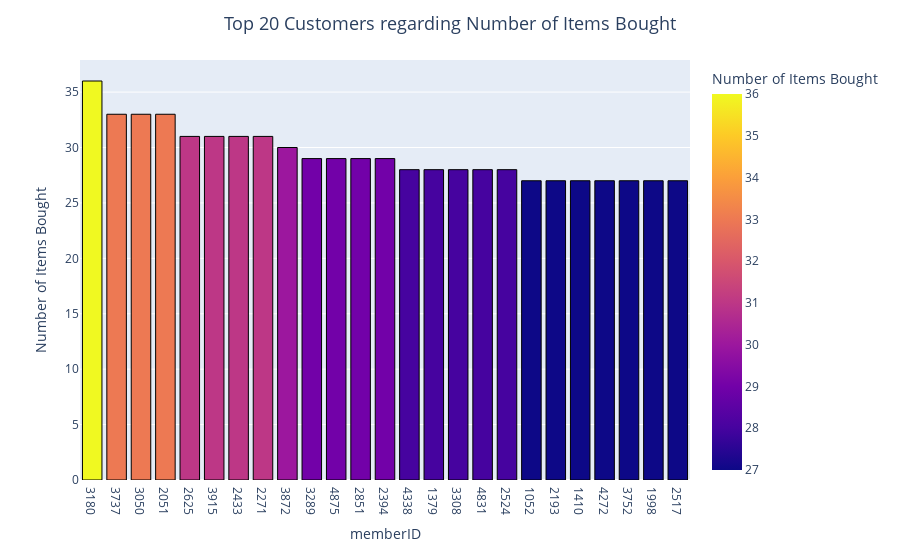

This figure's notebook cell:
### Markdown cell above
milk, vegetables, buns are highest sold

### Code cell
user_item = data.groupby(pd.Grouper(key='memberID')).size().reset_index(name='count') \
    .sort_values(by='count', ascending=False)
fig = px.bar(user_item.head(25), x='memberID', y='count',
             labels={'y': 'Number of Sales',
                     'count': 'Number of Items Bought'},
             color='count')
fig.update_layout(title_text='Top 20 Customers regarding Number of Items Bought',
                  title_x=0.5, title_font=dict(size=18))
fig.update_traces(marker=dict(line=dict(color='#000000', width=1)))
fig.show()

### Figure 1 — Plotly figure (JSON) as saved in the notebook; plotly's stock layout.template omitted (floating-point values rounded to 4 significant figures)
{"data": [{"alignmentgroup": "True", "hovertemplate": "memberID=%{x}<br>Number of Items Bought=%{marker.color}<extra></extra>", "legendgroup": "", "marker": {"color": [36, 33, 33, 33, 31, 31, 31, 31, 30, 29, 29, 29, 29, 28, 28, 28, 28, 28, 27, 27, 27, 27, 27, 27, 27], "coloraxis": "coloraxis", "line": {"color": "#000000", "width": 1}, "pattern": {"shape": ""}}, "name": "", "offsetgroup": "", "orientation": "v", "showlegend": false, "textposition": "auto", "type": "bar", "x": ["3180", "3737", "3050", "2051", "2625", "3915", "2433", "2271", "3872", "3289", "4875", "2851", "2394", "4338", "1379", "3308", "4831", "2524", "1052", "2193", "1410", "4272", "3752", "1998", "2517"], "xaxis": "x", "y": [36, 33, 33, 33, 31, 31, 31, 31, 30, 29, 29, 29, 29, 28, 28, 28, 28, 28, 27, 27, 27, 27, 27, 27, 27], "yaxis": "y"}], "layout": {"autosize": true, "barmode": "relative", "coloraxis": {"colorbar": {"title": {"text": "Number of Items Bought"}}, "colorscale": [[0, "#0d0887"], [0.1111, "#46039f"], [0.2222, "#7201a8"], [0.3333, "#9c179e"], [0.4444, "#bd3786"], [0.5556, "#d8576b"], [0.6667, "#ed7953"], [0.7778, "#fb9f3a"], [0.8889, "#fdca26"], [1, "#f0f921"]]}, "legend": {"tracegroupgap": 0}, "margin": {"t": 60}, "title": {"font": {"size": 18}, "text": "Top 20 Customers regarding Number of Items Bought", "x": 0.5}, "xaxis": {"anchor": "y", "autorange": true, "domain": [0, 1], "range": [-0.5, 24.5], "title": {"text": "memberID"}, "type": "category"}, "yaxis": {"anchor": "x", "autorange": true, "domain": [0, 1], "range": [0, 37.89], "title": {"text": "Number of Items Bought"}, "type": "linear"}}}
